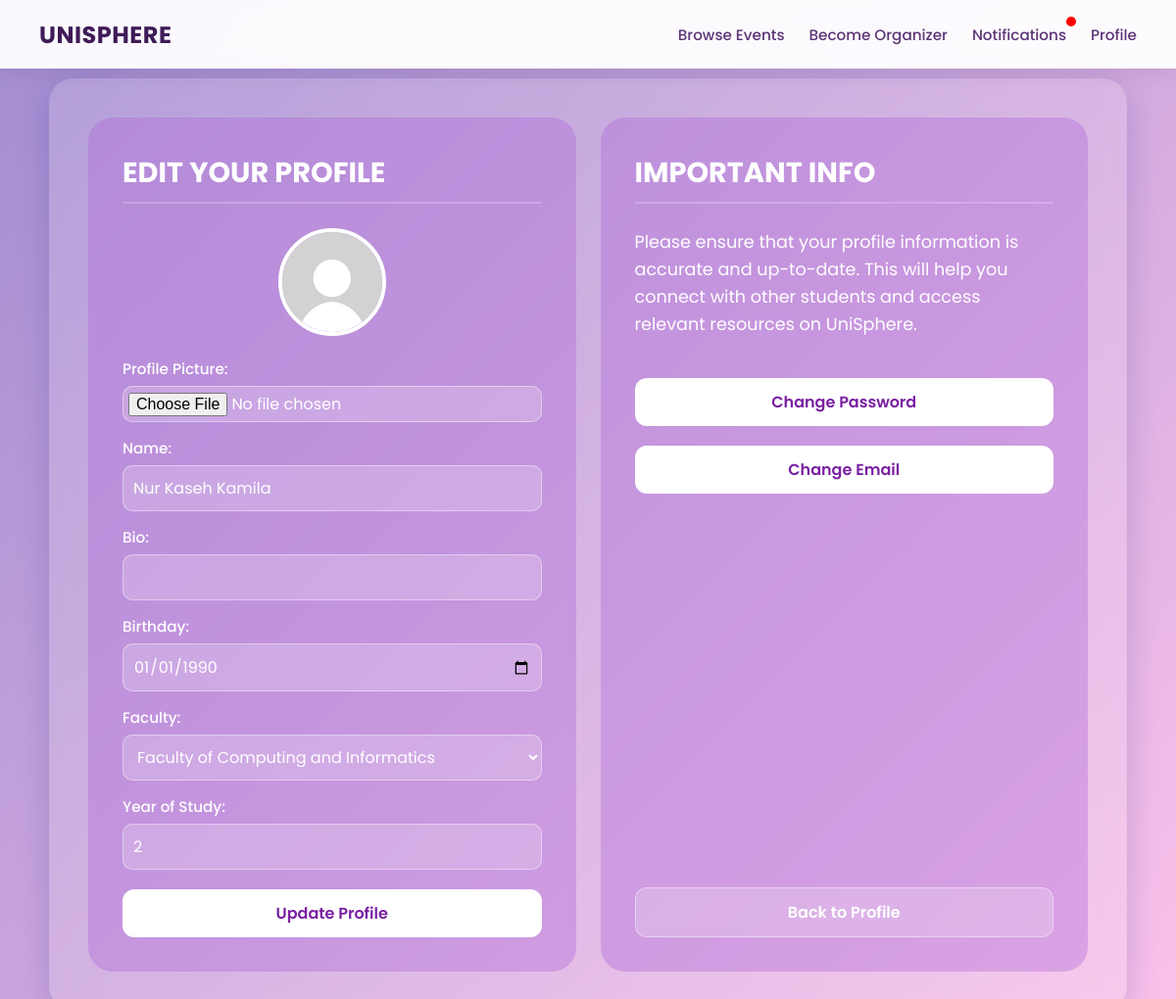
The app's page /edit_profile (signed in), older data.
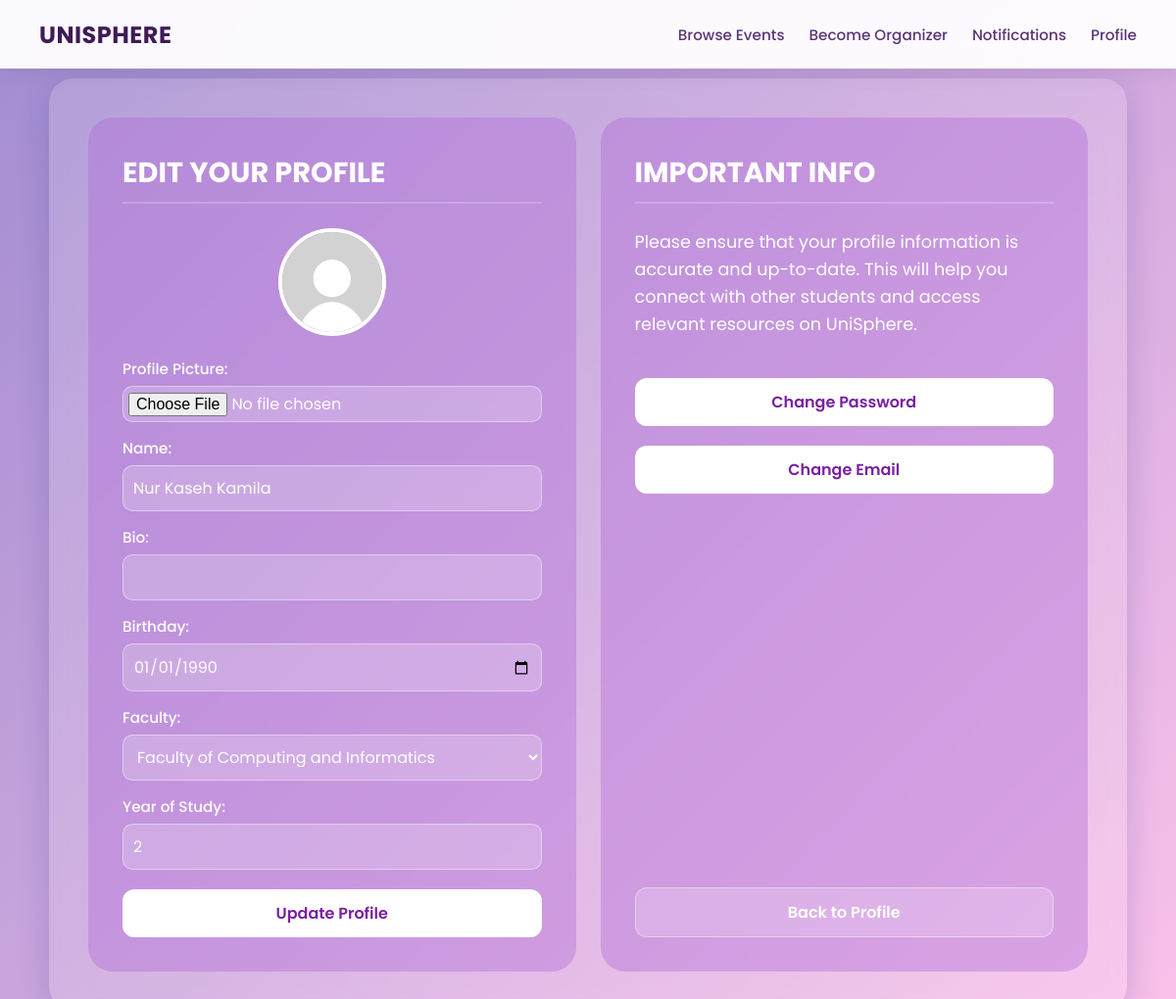
The same page, newer data.
### tables this page shows
CREATE TABLE user_details (
    student_id VARCHAR(10) PRIMARY KEY,
    bio TEXT,
    birthday DATE,
    faculty TEXT,
    year_of_study INTEGER,
    profile_picture TEXT,
    FOREIGN KEY (student_id) REFERENCES users_general(student_id)
);

### app.py (the view, shortened to what this page needs)
@app.route('/edit_profile', methods=['GET', 'POST'])
def edit_profile():
    username = session.get('user')
    if not username:
        return redirect(url_for('login'))
    conn = get_db_connection()
    cursor = conn.cursor()
    cursor.execute("SELECT * FROM users_general WHERE username = ?", (username,))
    user = cursor.fetchone()
    if not user:
        conn.close()
        return "User not found"
    student_id = user["student_id"]
    cursor.execute("SELECT * FROM user_details WHERE student_id = ?", (student_id,))
    details = cursor.fetchone()
    conn.close()
    return render_template('EditProfile.html', user=user, details=details, security_question=user['security_question'])

### app.py (called while the page is built)
def get_db_connection():
    conn = sqlite3.connect('database.db')
    conn.row_factory = sqlite3.Row
    conn.execute("PRAGMA foreign_keys = 1")
    return conn

@app.context_processor
def inject_notifications():
    if 'student_id' not in session:
        return dict(unread_notifications=0)
    conn = get_db_connection()
    cursor = conn.cursor()
    cursor.execute("SELECT COUNT(*) AS total FROM notifications WHERE student_id = ? AND is_read = 0",
    (session['student_id'],))
    result = cursor.fetchone()
    conn.close()
    return dict(unread_notifications=result['total'])

### templates/EditProfile.html (shortened to what this page needs)
<!DOCTYPE html>
<html lang="en">
    <head>
    </head>
    <body>
        <nav class="navbar">
            <a class="navbar-brand" href="/user_dashboard">UniSphere</a>
            <div class="navbar-links">
                {% if session.get('role') == 'user' %}
                        <a href="/eventbrowsing">Browse Events</a>
                        <a href="/be_organizer">Become Organizer</a>
                        <a href="/notifications" class="notification-link">
                            Notifications
                            {% if unread_notifications > 0 %}
                                <span class="notification-dot"></span>
                            {% endif %}
                        </a>
                        <a href="/user_dashboard">Profile</a>
                    {% endif %}
            </div>
        </nav>
        <div class="dashboard-view">
            <div class="grid">
                <div class="card">
                    <h2>Edit Your Profile</h2>
                    <div style="text-align: center; margin-bottom: 15px;">
                        <img src="{{ url_for('static', filename='uploads/' + (details['profile_picture'] if details and details['profile_picture'] else 'default.png')) }}"
                            style="width: 110px; height: 110px; border-radius: 50%; object-fit: cover; border: 4px solid white;">
                    </div>
                    <form action="/edit_profile" method="post" enctype="multipart/form-data">
                        <label for="profile_picture">Profile Picture:</label>
                        <input type="file" id="profile_picture" name="profile_picture" accept="image/*">
                        <label for="name">Name:</label>
                        <input type="text" id="name" name="name" value="{{ user['name'] }}">
                        <label for="bio">Bio:</label>
                        <input type="text" id="bio" name="bio" value="{{ details['bio'] if details else '' }}">
                        <label for="birthday">Birthday:</label>
                        <input type="date" id="birthday" name="birthday" value="{{ details['birthday'] if details else '1990-01-01' }}">
                        <label for="faculty">Faculty:</label>
                        <select id="faculty" name="faculty">
                            <option value="Faculty of Computing and Informatics"
                                {% if not details or details['faculty'] == 'Faculty of Computing and Informatics' %}selected{% endif %} style="color: black;">
                                Faculty of Computing and Informatics
                            </option>
                        </select>
                        <label for="year_of_study">Year of Study:</label>
                        <input type="text" id="year_of_study" name="year_of_study" value="{{ details['year_of_study'] if details else '2' }}">
                        <input type="submit" value="Update Profile">
                    </form>
                </div>
                <div class="card" style="display: flex; flex-direction: column; justify-content: space-between;">
                    <div>
                        <h2>Important Info</h2>
                        <p>Please ensure that your profile information is accurate and up-to-date. This will help you connect with other students and access relevant resources on UniSphere.</p>
                        <button onclick="openPopup('passwordPopup')" class="btn">Change Password</button>
                        <button onclick="openPopup('emailPopup')" class="btn">Change Email</button>
                    </div>
                    <div>
                        <a href="{{ url_for('user_profile') }}" class="btn btn-secondary">Back to Profile</a>
                    </div>
                </div>
            </div>
        </div>
    </body>
</html>

Row changes from the older to the newer data that the page shows:
removed user_details: birthday "01/01/1990", faculty "Faculty of Computing and Informatics", year_of_study "2"
Text that changed along with them:
form field birthday: (not shown) → "01/01/1990"
form field faculty: (not shown) → "Faculty of Computing and Informatics"
form field year_of_study: (not shown) → "2"
